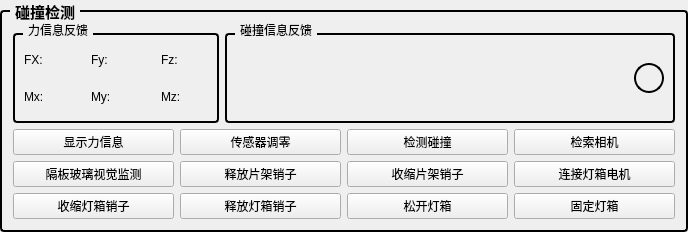
         <widget class="QGroupBox" name="groupBox_13">
          <property name="sizePolicy">
           <sizepolicy hsizetype="Preferred" vsizetype="Minimum">
            <horstretch>0</horstretch>
            <verstretch>0</verstretch>
           </sizepolicy>
          </property>
          <property name="minimumSize">
           <size>
            <width>0</width>
            <height>180</height>
           </size>
          </property>
          <property name="font">
           <font>
            <family>Microsoft YaHei</family>
            <pointsize>11</pointsize>
            <bold>true</bold>
           </font>
          </property>
          <property name="styleSheet">
           <string notr="true">QGroupBox {
    border: 2px solid #000000; /* 2px宽的黑色边框，可根据需要调整粗细和颜色 */
    border-radius: 4px; /* 可选：添加边框圆角 */
    margin-top: 10px; /* 为标题留出空间 */
}
QGroupBox::title {
    subcontrol-origin: margin;
    subcontrol-position: top left; /* 标题位置 */
    left: 10px; /* 标题左侧间距 */
    padding: 0 3px 0 3px; /* 标题文字周围留白 */
}</string>
          </property>
          <property name="title">
           <string>碰撞检测</string>
          </property>
          <layout class="QGridLayout" name="gridLayout_22">
           <item row="0" column="0" colspan="4">
            <layout class="QHBoxLayout" name="horizontalLayout_14">
             <item>
              <widget class="QGroupBox" name="groupBox_27">
               <property name="minimumSize">
                <size>
                 <width>0</width>
                 <height>100</height>
                </size>
               </property>
               <property name="title">
                <string>力信息反馈</string>
               </property>
               <layout class="QGridLayout" name="gridLayout_27">
                <item row="0" column="0">
                 <layout class="QGridLayout" name="gridLayout_20">
                  <property name="horizontalSpacing">
                   <number>20</number>
                  </property>
                  <item row="0" column="0">
                   <widget class="QLabel" name="label_13">
                    <property name="sizePolicy">
                     <sizepolicy hsizetype="Maximum" vsizetype="Preferred">
                      <horstretch>0</horstretch>
                      <verstretch>0</verstretch>
                     </sizepolicy>
                    </property>
                    <property name="text">
                     <string>FX:</string>
                    </property>
                   </widget>
                  </item>
                  <item row="0" column="1">
                   <widget class="QLabel" name="lbl_FX">
                    <property name="text">
                     <string/>
                    </property>
                   </widget>
                  </item>
                  <item row="0" column="2">
                   <widget class="QLabel" name="label_16">
                    <property name="text">
                     <string>Fy:</string>
                    </property>
                   </widget>
                  </item>
                  <item row="0" column="3">
                   <widget class="QLabel" name="lbl_FY">
                    <property name="text">
                     <string/>
                    </property>
                   </widget>
                  </item>
                  <item row="0" column="4">
                   <widget class="QLabel" name="label_17">
                    <property name="text">
                     <string>Fz:</string>
                    </property>
                   </widget>
                  </item>
                  <item row="0" column="5">
                   <widget class="QLabel" name="lbl_FZ">
                    <property name="text">
                     <string/>
                    </property>
                   </widget>
                  </item>
                  <item row="1" column="0">
                   <widget class="QLabel" name="label_108">
                    <property name="sizePolicy">
                     <sizepolicy hsizetype="Maximum" vsizetype="Preferred">
                      <horstretch>0</horstretch>
                      <verstretch>0</verstretch>
                     </sizepolicy>
                    </property>
                    <property name="text">
                     <string>Mx:</string>
                    </property>
                   </widget>
                  </item>
                  <item row="1" column="1">
                   <widget class="QLabel" name="lbl_MX">
                    <property name="text">
                     <string/>
                    </property>
                   </widget>
                  </item>
                  <item row="1" column="2">
                   <widget class="QLabel" name="label_115">
                    <property name="text">
                     <string>My: </string>
                    </property>
                   </widget>
                  </item>
                  <item row="1" column="3">
                   <widget class="QLabel" name="lbl_MY">
                    <property name="text">
                     <string/>
                    </property>
                   </widget>
                  </item>
                  <item row="1" column="4">
                   <widget class="QLabel" name="label_116">
                    <property name="text">
                     <string>Mz:</string>
                    </property>
                   </widget>
                  </item>
                  <item row="1" column="5">
                   <widget class="QLabel" name="lbl_MZ">
                    <property name="text">
                     <string/>
                    </property>
                   </widget>
                  </item>
                 </layout>
                </item>
               </layout>
              </widget>
             </item>
             <item>
              <widget class="QGroupBox" name="groupBox_32">
               <property name="sizePolicy">
                <sizepolicy hsizetype="Minimum" vsizetype="Minimum">
                 <horstretch>0</horstretch>
                 <verstretch>0</verstretch>
                </sizepolicy>
               </property>
               <property name="minimumSize">
                <size>
                 <width>450</width>
                 <height>100</height>
                </size>
               </property>
               <property name="title">
                <string>碰撞信息反馈</string>
               </property>
               <layout class="QHBoxLayout" name="horizontalLayout_4">
                <item>
                 <widget class="QLabel" name="lbl_CrashInfo">
                  <property name="text">
                   <string/>
                  </property>
                 </widget>
                </item>
                <item>
                 <widget class="QLabel" name="lbl_isCrash">
                  <property name="sizePolicy">
                   <sizepolicy hsizetype="Maximum" vsizetype="Maximum">
                    <horstretch>0</horstretch>
                    <verstretch>0</verstretch>
                   </sizepolicy>
                  </property>
                  <property name="maximumSize">
                   <size>
                    <width>30</width>
                    <height>30</height>
                   </size>
                  </property>
                  <property name="styleSheet">
                   <string notr="true">border-radius: 15px; 
border: 2px solid black; </string>
                  </property>
                  <property name="text">
                   <string/>
                  </property>
                 </widget>
                </item>
               </layout>
              </widget>
             </item>
            </layout>
           </item>
           <item row="1" column="0">
            <widget class="QPushButton" name="btn_ShowForceInfo">
             <property name="text">
              <string>显示力信息</string>
             </property>
            </widget>
           </item>
           <item row="1" column="1">
            <widget class="QPushButton" name="btn_GoZero">
             <property name="text">
              <string>传感器调零</string>
             </property>
            </widget>
           </item>
           <item row="1" column="2">
            <widget class="QPushButton" name="btn_CheckCollision">
             <property name="text">
              <string>检测碰撞</string>
             </property>
            </widget>
           </item>
           <item row="1" column="3">
            <widget class="QPushButton" name="btn_FindCamera">
             <property name="text">
              <string>检索相机</string>
             </property>
            </widget>
           </item>
           <item row="2" column="0">
            <widget class="QPushButton" name="btn_CameraMonitor">
             <property name="text">
              <string>隔板玻璃视觉监测</string>
             </property>
            </widget>
           </item>
           <item row="2" column="1">
            <widget class="QPushButton" name="btn_IOForward">
             <property name="text">
              <string>释放片架销子</string>
             </property>
            </widget>
           </item>
           <item row="2" column="2">
            <widget class="QPushButton" name="btn_IOBackward">
             <property name="text">
              <string>收缩片架销子</string>
             </property>
            </widget>
           </item>
           <item row="2" column="3">
            <widget class="QPushButton" name="btn_PMCConnect">
             <property name="text">
              <string>连接灯箱电机</string>
             </property>
            </widget>
           </item>
           <item row="3" column="0">
            <widget class="QPushButton" name="btn_PMCSpeedBackward">
             <property name="text">
              <string>收缩灯箱销子</string>
             </property>
            </widget>
           </item>
           <item row="3" column="1">
            <widget class="QPushButton" name="btn_PMCSpeedForward">
             <property name="text">
              <string>释放灯箱销子</string>
             </property>
            </widget>
           </item>
           <item row="3" column="2">
            <widget class="QPushButton" name="btn_LightSongKai">
             <property name="text">
              <string>松开灯箱</string>
             </property>
            </widget>
           </item>
           <item row="3" column="3">
            <widget class="QPushButton" name="btn_LightGuDing">
             <property name="text">
              <string>固定灯箱</string>
             </property>
            </widget>
           </item>
          </layout>
         </widget>
